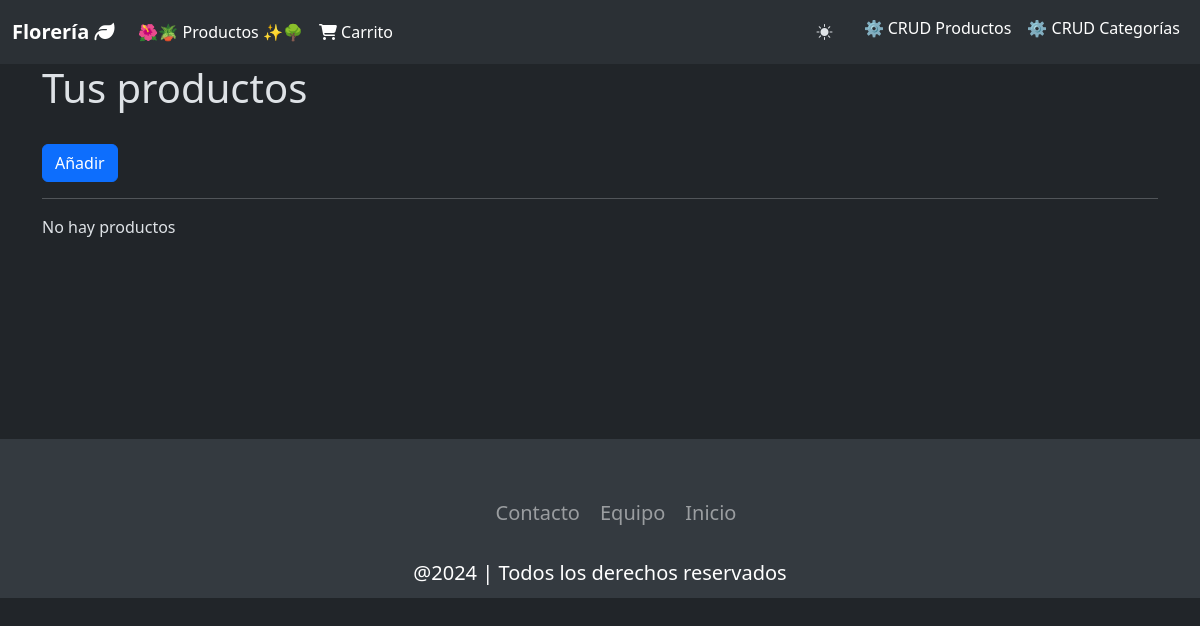
Before: /tienda/productos_list/ with the older database file.
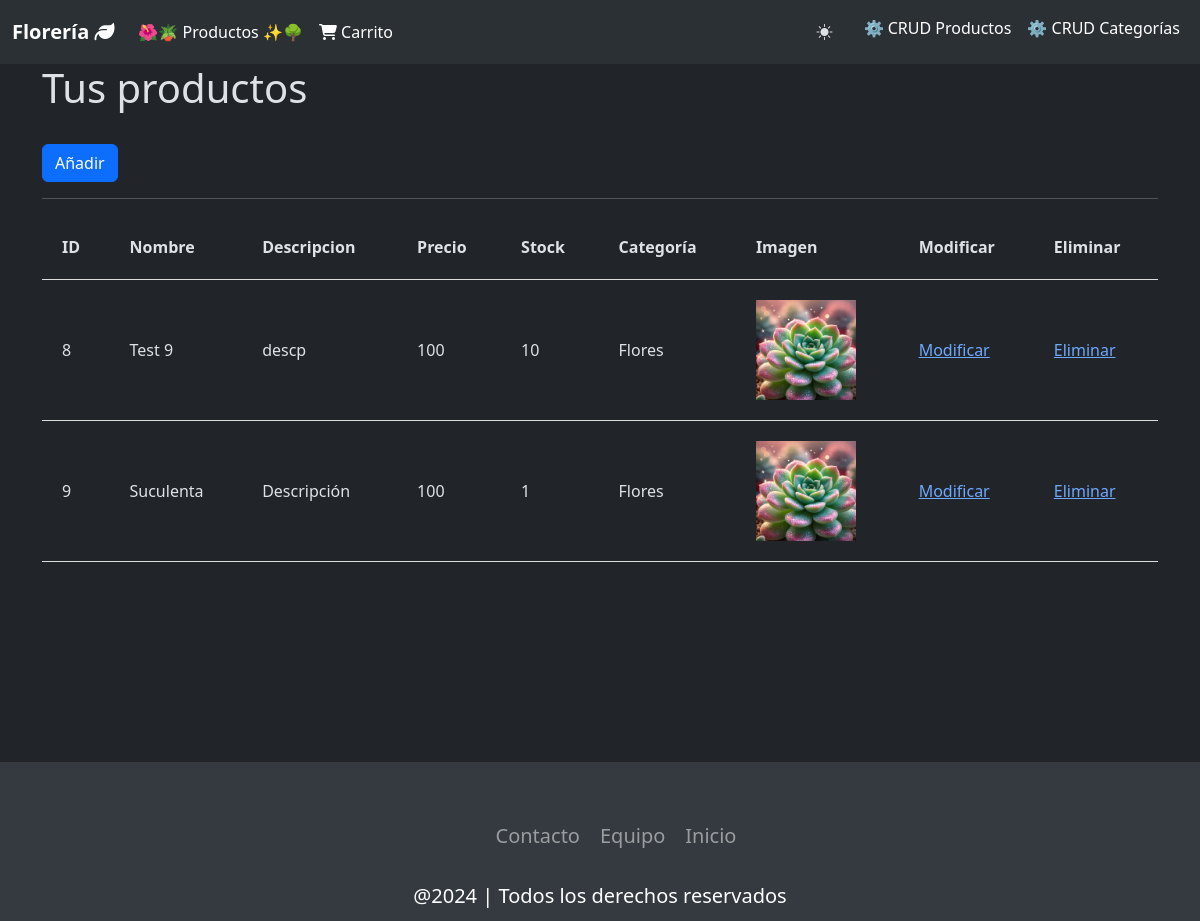
After: the same page with the newer database file.
### tienda/models.py (models this page shows, shortened)
class Producto(models.Model):
    id_producto = models.AutoField(primary_key=True)
    nombre      = models.CharField(max_length=100)
    descripcion = models.TextField(blank=True, null=True)
    precio      = models.IntegerField()
    stock       = models.IntegerField()
    categoria   = models.ForeignKey('Categoria', on_delete=models.CASCADE, default=1)
    imagen      = models.ImageField(upload_to='productos/', default='productos/default.webp')

class Categoria(models.Model):
    id_categoria = models.AutoField(db_column='idCategoria', primary_key=True)
    categoria = models.CharField(max_length=20, blank=False, null=False)
    def __str__(self):
        return str(self.categoria)

### tienda/views.py (the view)
# urls.py: path('productos_list/', views.productos_list, name='productos_list'),
def productos_list(request):
    productos = Producto.objects.all()
    context = {'productos': productos}
    return render(request, 'tienda/productos_list.html', context)

### tienda/templates/tienda/productos_list.html (shortened to what this page needs)
{% load static %}
<!DOCTYPE html>
<html lang="en">
<head>
  <link href="https://cdn.jsdelivr.net/npm/bootstrap@5.3.3/dist/css/bootstrap.min.css" rel="stylesheet"
>
  <link rel="stylesheet" href="https://cdn.jsdelivr.net/npm/bootstrap-icons@1.11.3/font/bootstrap-icons.min.css">
  <link rel="stylesheet" href="{% static 'tienda/css/estilos.css' %}">
</head>
<body data-bs-theme="dark">
  <div id="navegacion">
    <nav class="navbar navbar-expand-lg bg-body-tertiary" id="navbarPrincipal">
      <div class="container-fluid d-flex flex-row">
        <a class="navbar-brand" href="{% url 'inicio' %}">Florería <i class="fa-solid fa-leaf"></i></a>
        <div class="collapse navbar-collapse" id="navbarNavAltMarkup">
          <div class="navbar-nav">
            <a class="nav-link active" aria-current="page" href="{% url 'productos_comprar' %}" id="link-maceteros">🌺🪴 Productos ✨🌳</a>
            <a class="nav-link active" href="#" id="link-carrito"><i class="fa-solid fa-cart-shopping"></i> Carrito</a>
        </div>
        <div class="navbar-nav ms-auto">
          <button type="button" class="btn btn-navbar" id="btn-tema"><i class="bi bi-brightness-high-fill" id="toggler-tema"></i></button>
          <a class="nav-link active" href="{% url 'productos_list' %}">⚙️ CRUD Productos</a>
          <a class="nav-link active" href="{% url 'crud_categorias' %}">⚙️ CRUD Categorías</a>
        </div>
      </div>
    </nav>
  </div>
  <div class="container-extend-lg" id="contenido">
    <div class="container">
        <h1>Tus productos</h1>
        <br>
        <button type="button" class="btn btn-primary"><a class="text-formulario" href="{% url 'add_producto' %}">Añadir</a></button>
        <hr>
        {% if productos %}
            <table>
                <tr>
                    <th>ID</th>
                    <th>Nombre</th>
                    <th>Descripcion</th>
                    <th>Precio</th>
                    <th>Stock</th>
                    <th>Categoría</th>
                    <th>Imagen</th>
                    <th>Modificar</th>
                    <th>Eliminar</th>
                </tr>
                {% for producto in productos %}
                    <tr>
                        <td>{{ producto.pk }}</td>
                        <td>{{ producto.nombre }}</td>
                        <td>{{ producto.descripcion }}</td>
                        <td>{{ producto.precio }}</td>
                        <td>{{ producto.stock }}</td>
                        <td>{{ producto.categoria }}</td>
                        <td><img src="{{ producto.imagen.url }}" alt="{{ producto.nombre }}" width="100"></td>
                        <td><a href="{% url 'modificar_producto' producto.pk %}">Modificar</a></td>
                        <td><a href="{% url 'eliminar_producto' producto.pk %}">Eliminar</a></td>
                    </tr>
                {% endfor %}
            </table>
        {% else %}
            <p>No hay productos</p>
        {% endif %}
      </div>
  <div id="footer" style="margin-top: 200px;">
    <footer class="footer">
      <ul class="social-icon">
        <li class="icon-elem">
        </li>
        <li class="icon-elem">
        </li>
        <li class="icon-elem">
        </li>
      </ul>
      <ul class="menu">
        <li class="menu-elem">
          <a href="https://github.com/Lala-Banana/Prueba-2-Progra-Web" class="menu-icon">Contacto</a>
        </li>
        <li class="menu-elem">
          <a href="https://github.com/Lala-Banana/Prueba-2-Progra-Web" class="menu-icon">Equipo</a>
        </li>
        <li class="menu-elem">
          <a href="indice.html" class="menu-icon">Inicio</a>
        </li>
      </ul>
      <p class="text-footer">@2024 | Todos los derechos reservados</p>
    </footer>
  </div>
</body>
</html>

Changed rows visible on the page:
added Producto: pk "8", nombre "Test 9", descripcion "descp", precio "100", stock "10", categoria "Flores", imagen (placeholder picture)
added Producto: pk "9", nombre "Suculenta", descripcion "Descripción", precio "100", stock "1", categoria "Flores", imagen (placeholder picture)
Other visible differences:
text no longer shown: "No hay productos"
text now shown: "ID Nombre Descripcion Precio Stock Categoría Imagen Modificar Eliminar"
